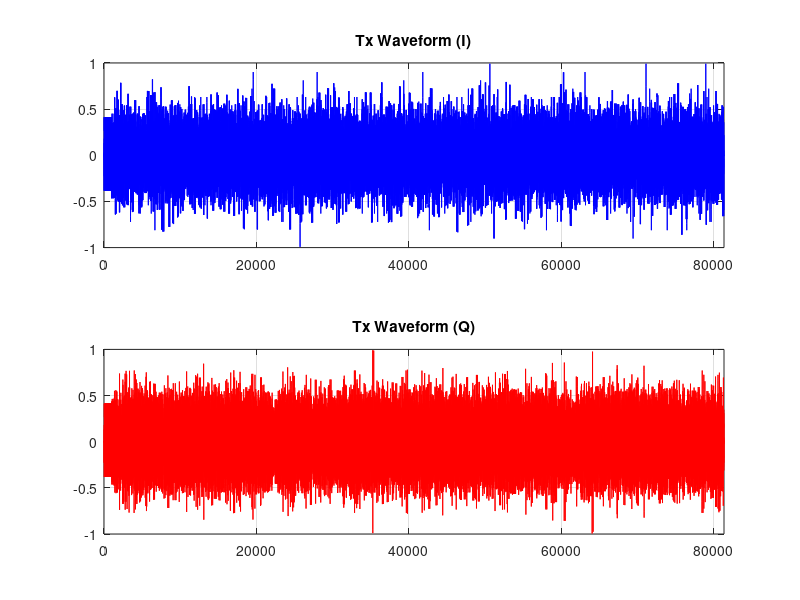
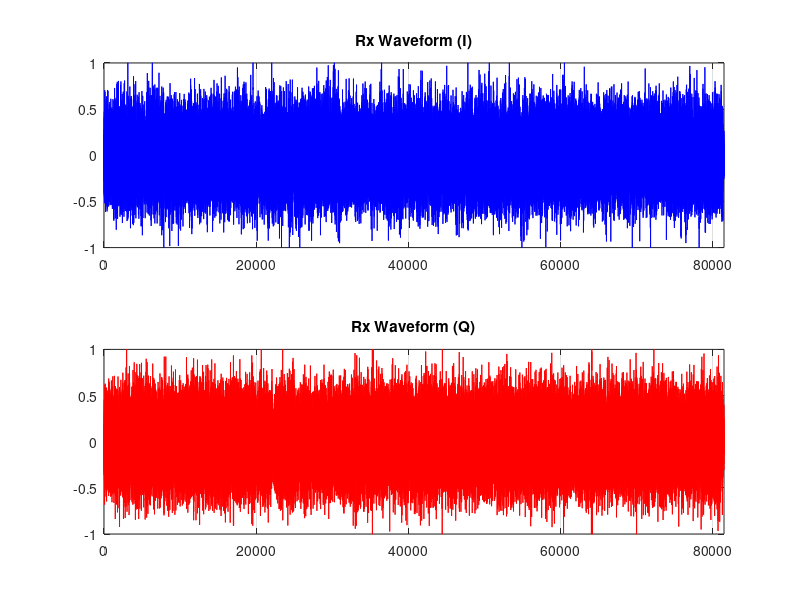
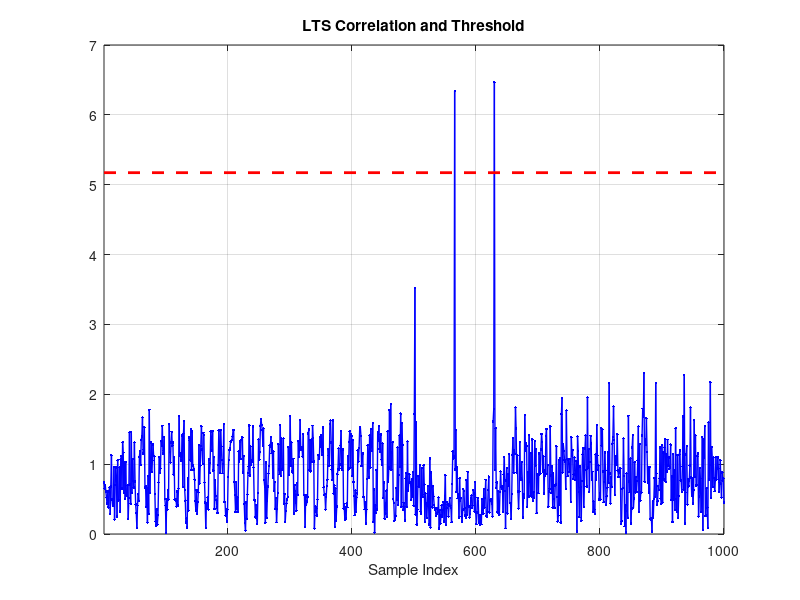
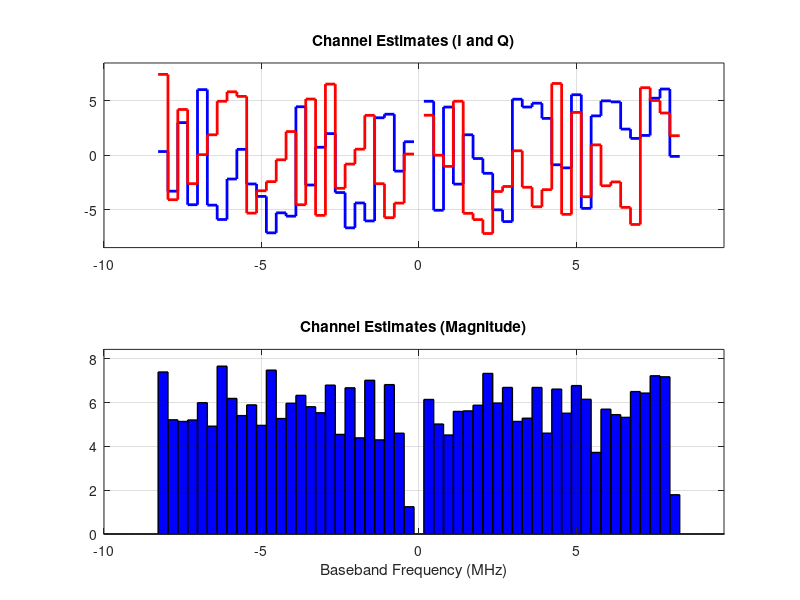

Write MATLAB code to recreate these figures, in order.
%%%%%%%%%%%%%%%%%%%%%%%%%%%%%%%%%%%%%%%%%%%%%%%%%%%%%%%%%%%%%%%%%%%%%%%%%%%
% wl_example_siso_ofdm_txrx.m
% A detailed write-up of this example is available on the wiki:
% http://warpproject.org/trac/wiki/WARPLab/Examples/OFDM
%
% Copyright (c) 2015 Mango Communications - All Rights Reserved
% Distributed under the WARP License (http://warpproject.org/license)
%%%%%%%%%%%%%%%%%%%%%%%%%%%%%%%%%%%%%%%%%%%%%%%%%%%%%%%%%%%%%%%%%%%%%%%%%%%
clear

% Params:
USE_WARPLAB_TXRX        = 0;           % Enable WARPLab-in-the-loop (otherwise sim-only)
WRITE_PNG_FILES         = 0;           % Enable writing plots to PNG
CHANNEL                 = 11;          % Channel to tune Tx and Rx radios

% Waveform params
N_OFDM_SYMS             = 500;         % Number of OFDM symbols
MOD_ORDER               = 2;           % Modulation order (2/4/16/64 = BSPK/QPSK/16-QAM/64-QAM)
TX_SCALE                = 1.0;          % Scale for Tx waveform ([0:1])

% OFDM params
SC_IND_PILOTS           = [8 22 44 58];                           % Pilot subcarrier indices
SC_IND_DATA             = [2:7 9:21 23:27 39:43 45:57 59:64];     % Data subcarrier indices
N_SC                    = 64;                                     % Number of subcarriers
CP_LEN                  = 16;                                     % Cyclic prefix length
N_DATA_SYMS             = N_OFDM_SYMS * length(SC_IND_DATA);      % Number of data symbols (one per data-bearing subcarrier per OFDM symbol)
INTERP_RATE             = 2;                                      % Interpolation rate (must be 2)

% Rx processing params
FFT_OFFSET                    = 4;           % Number of CP samples to use in FFT (on average)
LTS_CORR_THRESH               = 0.8;         % Normalized threshold for LTS correlation
DO_APPLY_CFO_CORRECTION       = 1;           % Enable CFO estimation/correction
DO_APPLY_PHASE_ERR_CORRECTION = 1;           % Enable Residual CFO estimation/correction
DO_APPLY_SFO_CORRECTION       = 1;           % Enable SFO estimation/correction

DECIMATE_RATE                 = INTERP_RATE;

% WARPLab experiment params
USE_AGC                 = true;        % Use the AGC if running on WARP hardware
MAX_TX_LEN              = 2^20;        % Maximum number of samples to use for this experiment
TRIGGER_OFFSET_TOL_NS   = 3000;        % Trigger time offset toleration between Tx and Rx that can be accomodated



if(USE_WARPLAB_TXRX)

    %%%%%%%%%%%%%%%%%%%%%%%%%%%%%%%%%%%%%%%%%%%%%%%%%%%%%%%%%%%%%%%%%%%%%%%%%%%
    % Set up the WARPLab experiment
    %%%%%%%%%%%%%%%%%%%%%%%%%%%%%%%%%%%%%%%%%%%%%%%%%%%%%%%%%%%%%%%%%%%%%%%%%%%

    NUMNODES = 2;

    % Create a vector of node objects
    nodes   = wl_initNodes(NUMNODES);
    node_tx = nodes(1);
    node_rx = nodes(2);

    % Create a UDP broadcast trigger and tell each node to be ready for it
    eth_trig = wl_trigger_eth_udp_broadcast;
    wl_triggerManagerCmd(nodes, 'add_ethernet_trigger', [eth_trig]);

    % Read Trigger IDs into workspace
    trig_in_ids  = wl_getTriggerInputIDs(nodes(1));
    trig_out_ids = wl_getTriggerOutputIDs(nodes(1));

    % For both nodes, we will allow Ethernet to trigger the buffer baseband and the AGC
    wl_triggerManagerCmd(nodes, 'output_config_input_selection', [trig_out_ids.BASEBAND, trig_out_ids.AGC], [trig_in_ids.ETH_A]);

    % Set the trigger output delays.
    nodes.wl_triggerManagerCmd('output_config_delay', [trig_out_ids.BASEBAND], 0);
    nodes.wl_triggerManagerCmd('output_config_delay', [trig_out_ids.AGC], TRIGGER_OFFSET_TOL_NS);

    % Get IDs for the interfaces on the boards. 
    ifc_ids_TX = wl_getInterfaceIDs(node_tx);
    ifc_ids_RX = wl_getInterfaceIDs(node_rx);

    % Set up the TX / RX nodes and RF interfaces
    TX_RF     = ifc_ids_TX.RF_A;
    TX_RF_VEC = ifc_ids_TX.RF_A;
    TX_RF_ALL = ifc_ids_TX.RF_ALL;
    
    RX_RF     = ifc_ids_RX.RF_A;
    RX_RF_VEC = ifc_ids_RX.RF_A;
    RX_RF_ALL = ifc_ids_RX.RF_ALL;

    % Set up the interface for the experiment
    wl_interfaceCmd(node_tx, TX_RF_ALL, 'channel', 2.4, CHANNEL);
    wl_interfaceCmd(node_rx, RX_RF_ALL, 'channel', 2.4, CHANNEL);

    wl_interfaceCmd(node_tx, TX_RF_ALL, 'tx_gains', 3, 30);

    if(USE_AGC)
        wl_interfaceCmd(node_rx, RX_RF_ALL, 'rx_gain_mode', 'automatic');
        wl_basebandCmd(nodes, 'agc_target', -13);
    else
        wl_interfaceCmd(node_rx, RX_RF_ALL, 'rx_gain_mode', 'manual');
        RxGainRF = 2;                  % Rx RF Gain in [1:3]
        RxGainBB = 12;                 % Rx Baseband Gain in [0:31]
        wl_interfaceCmd(node_rx, RX_RF_ALL, 'rx_gains', RxGainRF, RxGainBB);
    end

    % Get parameters from the node
    SAMP_FREQ    = wl_basebandCmd(nodes(1), 'tx_buff_clk_freq');
    Ts           = 1/SAMP_FREQ;

    % We will read the transmitter's maximum I/Q buffer length
    % and assign that value to a temporary variable.
    %
    % NOTE:  We assume that the buffers sizes are the same for all interfaces

    maximum_buffer_len = min(MAX_TX_LEN, wl_basebandCmd(node_tx, TX_RF_VEC, 'tx_buff_max_num_samples'));
    example_mode_string = 'hw';
else
    % Use sane defaults for hardware-dependent params in sim-only version
    maximum_buffer_len = min(MAX_TX_LEN, 2^20);
    SAMP_FREQ           = 40e6;
    example_mode_string = 'sim';
end

%% Define a half-band 2x interpolation filter response
interp_filt2 = zeros(1,43);
interp_filt2([1 3 5 7 9 11 13 15 17 19 21]) = [12 -32 72 -140 252 -422 682 -1086 1778 -3284 10364];
interp_filt2([23 25 27 29 31 33 35 37 39 41 43]) = interp_filt2(fliplr([1 3 5 7 9 11 13 15 17 19 21]));
interp_filt2(22) = 16384;
interp_filt2 = interp_filt2./max(abs(interp_filt2));

% Define the preamble
% Note: The STS symbols in the preamble meet the requirements needed by the
% AGC core at the receiver. Details on the operation of the AGC are
% available on the wiki: http://warpproject.org/trac/wiki/WARPLab/AGC
sts_f = zeros(1,64);
sts_f(1:27) = [0 0 0 0 -1-1i 0 0 0 -1-1i 0 0 0 1+1i 0 0 0 1+1i 0 0 0 1+1i 0 0 0 1+1i 0 0];
sts_f(39:64) = [0 0 1+1i 0 0 0 -1-1i 0 0 0 1+1i 0 0 0 -1-1i 0 0 0 -1-1i 0 0 0 1+1i 0 0 0];
sts_t = ifft(sqrt(13/6).*sts_f, 64);
sts_t = sts_t(1:16);

% LTS for CFO and channel estimation
lts_f = [0 1 -1 -1 1 1 -1 1 -1 1 -1 -1 -1 -1 -1 1 1 -1 -1 1 -1 1 -1 1 1 1 1 0 0 0 0 0 0 0 0 0 0 0 1 1 -1 -1 1 1 -1 1 -1 1 1 1 1 1 1 -1 -1 1 1 -1 1 -1 1 1 1 1];
lts_t = ifft(lts_f, 64);

% Use 30 copies of the 16-sample STS for extra AGC settling margin
preamble = [repmat(sts_t, 1, 30)  lts_t(33:64) lts_t lts_t];

% Sanity check variables that affect the number of Tx samples
num_samps_needed = ceil((TRIGGER_OFFSET_TOL_NS*1e-9) / (1/SAMP_FREQ)) + ...
                    INTERP_RATE*((N_OFDM_SYMS * (N_SC + CP_LEN)) + length(preamble) +  ceil(length(interp_filt2)/2));

                                
if(num_samps_needed > maximum_buffer_len)
    fprintf('Too many OFDM symbols for TX_NUM_SAMPS!\n');
    fprintf('Raise MAX_TX_LEN to %d, or \n', num_samps_needed);
    fprintf('Reduce N_OFDM_SYMS to %d\n', floor(((maximum_buffer_len - ceil((TRIGGER_OFFSET_TOL_NS*1e-9) / (1/SAMP_FREQ)))/INTERP_RATE - (length(preamble) +  ceil(length(interp_filt2)/2)))/(N_SC + CP_LEN)));
    return;
end

%% Generate a payload of random integers
tx_data = randi(MOD_ORDER, 1, N_DATA_SYMS) - 1;

% Functions for data -> complex symbol mapping (like qammod, avoids comm toolbox requirement)
% These anonymous functions implement the modulation mapping from IEEE 802.11-2012 Section 18.3.5.8
modvec_bpsk   =  (1/1)  .* [-1 1];
modvec_16qam  =  (1/sqrt(10)) .* [-3 -1 +3 +1];
modvec_64qam  =  (1/sqrt(43)) .* [-7 -5 -1 -3 +7 +5 +1 +3];

mod_fcn_bpsk  = @(x) complex(modvec_bpsk(1+x),0);
mod_fcn_qpsk  = @(x) complex(modvec_bpsk(1+bitshift(x, -1)), modvec_bpsk(1+mod(x, 2)));
mod_fcn_16qam = @(x) complex(modvec_16qam(1+bitshift(x, -2)), modvec_16qam(1+mod(x,4)));
mod_fcn_64qam = @(x) complex(modvec_64qam(1+bitshift(x, -3)), modvec_64qam(1+mod(x,8)));

% Map the data values on to complex symbols
switch MOD_ORDER
    case 2         % BPSK
        tx_syms = arrayfun(mod_fcn_bpsk, tx_data);
    case 4         % QPSK
        tx_syms = arrayfun(mod_fcn_qpsk, tx_data);
    case 16        % 16-QAM
        tx_syms = arrayfun(mod_fcn_16qam, tx_data);
    case 64        % 64-QAM
        tx_syms = arrayfun(mod_fcn_64qam, tx_data);
    otherwise
        fprintf('Invalid MOD_ORDER (%d)!  Must be in [2, 4, 16, 64]\n', MOD_ORDER);
        return;
end

% Reshape the symbol vector to a matrix with one column per OFDM symbol
tx_syms_mat = reshape(tx_syms, length(SC_IND_DATA), N_OFDM_SYMS);

% Define the pilot tone values as BPSK symbols
pilots = [1 1 -1 1].';

% Repeat the pilots across all OFDM symbols
pilots_mat = repmat(pilots, 1, N_OFDM_SYMS);

%% IFFT

% Construct the IFFT input matrix
ifft_in_mat = zeros(N_SC, N_OFDM_SYMS);

% Insert the data and pilot values; other subcarriers will remain at 0
ifft_in_mat(SC_IND_DATA, :)   = tx_syms_mat;
ifft_in_mat(SC_IND_PILOTS, :) = pilots_mat;

%Perform the IFFT
tx_payload_mat = ifft(ifft_in_mat, N_SC, 1);

% Insert the cyclic prefix
if(CP_LEN > 0)
    tx_cp = tx_payload_mat((end-CP_LEN+1 : end), :);
    tx_payload_mat = [tx_cp; tx_payload_mat];
end

% Reshape to a vector
tx_payload_vec = reshape(tx_payload_mat, 1, numel(tx_payload_mat));

% Construct the full time-domain OFDM waveform
tx_vec = [preamble tx_payload_vec];

% Pad with zeros for transmission to deal with delay through the
% interpolation filter
tx_vec_padded = [tx_vec, zeros(1, ceil(length(interp_filt2)/2))];

%% Interpolate
% Zero pad then filter (same as interp or upfirdn without signal processing toolbox)
if( INTERP_RATE ~= 2)
   fprintf('Error: INTERP_RATE must equal 2\n'); 
   return;
end

tx_vec_2x = zeros(1, 2*numel(tx_vec_padded));
tx_vec_2x(1:2:end) = tx_vec_padded;
tx_vec_air = filter(interp_filt2, 1, tx_vec_2x);


% Scale the Tx vector to +/- 1
tx_vec_air = TX_SCALE .* tx_vec_air ./ max(abs(tx_vec_air));

TX_NUM_SAMPS = length(tx_vec_air);

if(USE_WARPLAB_TXRX)
    wl_basebandCmd(nodes, 'tx_delay', 0);
    wl_basebandCmd(nodes, 'tx_length', TX_NUM_SAMPS);                                                        % Number of samples to send
    wl_basebandCmd(nodes, 'rx_length', TX_NUM_SAMPS + ceil((TRIGGER_OFFSET_TOL_NS*1e-9) / (1/SAMP_FREQ)));   % Number of samples to receive
end


%% WARPLab Tx/Rx
if(USE_WARPLAB_TXRX)
    % Write the Tx waveform to the Tx node
    wl_basebandCmd(node_tx, TX_RF_VEC, 'write_IQ', tx_vec_air(:));

    % Enable the Tx and Rx radios
    wl_interfaceCmd(node_tx, TX_RF, 'tx_en');
    wl_interfaceCmd(node_rx, RX_RF, 'rx_en');

    % Enable the Tx and Rx buffers
    wl_basebandCmd(node_tx, TX_RF, 'tx_buff_en');
    wl_basebandCmd(node_rx, RX_RF, 'rx_buff_en');

    % Trigger the Tx/Rx cycle at both nodes
    eth_trig.send();

    % Retrieve the received waveform from the Rx node
    rx_vec_air = wl_basebandCmd(node_rx, RX_RF_VEC, 'read_IQ', 0, TX_NUM_SAMPS + (ceil((TRIGGER_OFFSET_TOL_NS*1e-9) / (1/SAMP_FREQ))));

    rx_vec_air = rx_vec_air(:).';

    % Disable the Tx/Rx radios and buffers
    wl_basebandCmd(node_tx, TX_RF_ALL, 'tx_rx_buff_dis');
    wl_basebandCmd(node_rx, RX_RF_ALL, 'tx_rx_buff_dis');
    
    wl_interfaceCmd(node_tx, TX_RF_ALL, 'tx_rx_dis');
    wl_interfaceCmd(node_rx, RX_RF_ALL, 'tx_rx_dis');
else
    % Sim-only mode: Apply wireless degradations here for sim (noise, fading, etc)

    % Perfect (ie. Rx=Tx):
    % rx_vec_air = tx_vec_air;

    % AWGN:
    % Willy
    rx_vec_air = [tx_vec_air, zeros(1,ceil((TRIGGER_OFFSET_TOL_NS*1e-9) / (1/SAMP_FREQ)))];
    snr_db = 5;  % 5, 10, 15, 20, 25
    SNR = 10^(snr_db/10);
    Pn = mean(abs(rx_vec_air).^2)./SNR;
    rx_vec_air = rx_vec_air + sqrt(Pn) * complex(randn(1,length(rx_vec_air)), randn(1,length(rx_vec_air))) / sqrt(2);
    %rx_vec_air = rx_vec_air + sqrt(Pn) * complex(randn(1,length(rx_vec_air)), randn(1,length(rx_vec_air)));

    % CFO:
    % rx_vec_air = tx_vec_air .* exp(-1i*2*pi*1e-4*[0:length(tx_vec_air)-1]);
end

%% Decimate
if( INTERP_RATE ~= 2)
   fprintf('Error: INTERP_RATE must equal 2\n'); 
   return;
end

raw_rx_dec = filter(interp_filt2, 1, rx_vec_air);
raw_rx_dec = raw_rx_dec(1:2:end);


%% Correlate for LTS preamble

% Complex cross correlation of Rx waveform with time-domain LTS
lts_corr = abs(conv(conj(fliplr(lts_t)), sign(raw_rx_dec)));

% Skip early and late samples - avoids occasional false positives from pre-AGC samples
lts_corr = lts_corr(32:end-32);

% Find all correlation peaks
lts_peaks = find(lts_corr(1:800) > LTS_CORR_THRESH*max(lts_corr));

% Select best candidate correlation peak as LTS-payload boundary
[LTS1, LTS2] = meshgrid(lts_peaks,lts_peaks);
[lts_second_peak_index,y] = find(LTS2-LTS1 == length(lts_t));

% Stop if no valid correlation peak was found
if(isempty(lts_second_peak_index))
    fprintf('No LTS Correlation Peaks Found!\n');
    return;
end

% Set the sample indices of the payload symbols and preamble
% The "+32" corresponds to the 32-sample cyclic prefix on the preamble LTS
% The "-160" corresponds to the length of the preamble LTS (2.5 copies of 64-sample LTS)
payload_ind = lts_peaks(max(lts_second_peak_index)) + 32;
lts_ind = payload_ind-160;

if(DO_APPLY_CFO_CORRECTION)
    %Extract LTS (not yet CFO corrected)
    rx_lts = raw_rx_dec(lts_ind : lts_ind+159);
    rx_lts1 = rx_lts(-64+-FFT_OFFSET + [97:160]);
    rx_lts2 = rx_lts(-FFT_OFFSET + [97:160]);

    %Calculate coarse CFO est
    rx_cfo_est_lts = mean(unwrap(angle(rx_lts2 .* conj(rx_lts1))));
    rx_cfo_est_lts = rx_cfo_est_lts/(2*pi*64);
else
    rx_cfo_est_lts = 0;
end

% Apply CFO correction to raw Rx waveform
rx_cfo_corr_t = exp(-1i*2*pi*rx_cfo_est_lts*[0:length(raw_rx_dec)-1]);
rx_dec_cfo_corr = raw_rx_dec .* rx_cfo_corr_t;

% Re-extract LTS for channel estimate
rx_lts = rx_dec_cfo_corr(lts_ind : lts_ind+159);
rx_lts1 = rx_lts(-64+-FFT_OFFSET + [97:160]);
rx_lts2 = rx_lts(-FFT_OFFSET + [97:160]);

rx_lts1_f = fft(rx_lts1);
rx_lts2_f = fft(rx_lts2);

% Calculate channel estimate from average of 2 training symbols
rx_H_est = lts_f .* (rx_lts1_f + rx_lts2_f)/2;

%% Rx payload processing

% Extract the payload samples (integral number of OFDM symbols following preamble)
payload_vec = rx_dec_cfo_corr(payload_ind : payload_ind+N_OFDM_SYMS*(N_SC+CP_LEN)-1);
payload_mat = reshape(payload_vec, (N_SC+CP_LEN), N_OFDM_SYMS);

% Remove the cyclic prefix, keeping FFT_OFFSET samples of CP (on average)
payload_mat_noCP = payload_mat(CP_LEN-FFT_OFFSET+[1:N_SC], :);

% Take the FFT
syms_f_mat = fft(payload_mat_noCP, N_SC, 1);

% Equalize (zero-forcing, just divide by complex chan estimates)
syms_eq_mat = syms_f_mat ./ repmat(rx_H_est.', 1, N_OFDM_SYMS);

if DO_APPLY_SFO_CORRECTION
    % SFO manifests as a frequency-dependent phase whose slope increases
    % over time as the Tx and Rx sample streams drift apart from one
    % another. To correct for this effect, we calculate this phase slope at
    % each OFDM symbol using the pilot tones and use this slope to
    % interpolate a phase correction for each data-bearing subcarrier.

	% Extract the pilot tones and "equalize" them by their nominal Tx values
    pilots_f_mat = syms_eq_mat(SC_IND_PILOTS, :);
    pilots_f_mat_comp = pilots_f_mat.*pilots_mat;

	% Calculate the phases of every Rx pilot tone
    pilot_phases = unwrap(angle(fftshift(pilots_f_mat_comp,1)), [], 1);

	% Calculate slope of pilot tone phases vs frequency in each OFDM symbol
    pilot_spacing_mat = repmat(mod(diff(fftshift(SC_IND_PILOTS)),64).', 1, N_OFDM_SYMS);                        
	pilot_slope_mat = mean(diff(pilot_phases) ./ pilot_spacing_mat);

	% Calculate the SFO correction phases for each OFDM symbol
    pilot_phase_sfo_corr = fftshift((-32:31).' * pilot_slope_mat, 1);
    pilot_phase_corr = exp(-1i*(pilot_phase_sfo_corr));

    % Apply the pilot phase correction per symbol
    syms_eq_mat = syms_eq_mat .* pilot_phase_corr;
else
	% Define an empty SFO correction matrix (used by plotting code below)
    pilot_phase_sfo_corr = zeros(N_SC, N_OFDM_SYMS);
end


if DO_APPLY_PHASE_ERR_CORRECTION
    % Extract the pilots and calculate per-symbol phase error
    pilots_f_mat = syms_eq_mat(SC_IND_PILOTS, :);
    pilots_f_mat_comp = pilots_f_mat.*pilots_mat;
    pilot_phase_err = angle(mean(pilots_f_mat_comp));
else
	% Define an empty phase correction vector (used by plotting code below)
    pilot_phase_err = zeros(1, N_OFDM_SYMS);
end
pilot_phase_err_corr = repmat(pilot_phase_err, N_SC, 1);
pilot_phase_corr = exp(-1i*(pilot_phase_err_corr));

% Apply the pilot phase correction per symbol
syms_eq_pc_mat = syms_eq_mat .* pilot_phase_corr;
payload_syms_mat = syms_eq_pc_mat(SC_IND_DATA, :);

%% Demodulate
rx_syms = reshape(payload_syms_mat, 1, N_DATA_SYMS);

demod_fcn_bpsk = @(x) double(real(x)>0);
demod_fcn_qpsk = @(x) double(2*(real(x)>0) + 1*(imag(x)>0));
demod_fcn_16qam = @(x) (8*(real(x)>0)) + (4*(abs(real(x))<0.6325)) + (2*(imag(x)>0)) + (1*(abs(imag(x))<0.6325));
demod_fcn_64qam = @(x) (32*(real(x)>0)) + (16*(abs(real(x))<0.6172)) + (8*((abs(real(x))<(0.9258))&&((abs(real(x))>(0.3086))))) + (4*(imag(x)>0)) + (2*(abs(imag(x))<0.6172)) + (1*((abs(imag(x))<(0.9258))&&((abs(imag(x))>(0.3086)))));

switch(MOD_ORDER)
    case 2         % BPSK
        rx_data = arrayfun(demod_fcn_bpsk, rx_syms);
    case 4         % QPSK
        rx_data = arrayfun(demod_fcn_qpsk, rx_syms);
    case 16        % 16-QAM
        rx_data = arrayfun(demod_fcn_16qam, rx_syms);
    case 64        % 64-QAM
        rx_data = arrayfun(demod_fcn_64qam, rx_syms);
end

%% Plot Results
cf = 0;

% Tx signal
cf = cf + 1;
figure(cf); clf;

subplot(2,1,1);
plot(real(tx_vec_air), 'b');
axis([0 length(tx_vec_air) -TX_SCALE TX_SCALE])
grid on;
title('Tx Waveform (I)');

subplot(2,1,2);
plot(imag(tx_vec_air), 'r');
axis([0 length(tx_vec_air) -TX_SCALE TX_SCALE])
grid on;
title('Tx Waveform (Q)');

if(WRITE_PNG_FILES)
    print(gcf,sprintf('wl_ofdm_plots_%s_txIQ', example_mode_string), '-dpng', '-r96', '-painters')
end

% Rx signal
cf = cf + 1;
figure(cf); clf;
subplot(2,1,1);
plot(real(rx_vec_air), 'b');
axis([0 length(rx_vec_air) -TX_SCALE TX_SCALE])
grid on;
title('Rx Waveform (I)');

subplot(2,1,2);
plot(imag(rx_vec_air), 'r');
axis([0 length(rx_vec_air) -TX_SCALE TX_SCALE])
grid on;
title('Rx Waveform (Q)');

if(WRITE_PNG_FILES)
    print(gcf,sprintf('wl_ofdm_plots_%s_rxIQ', example_mode_string), '-dpng', '-r96', '-painters')
end

% Rx LTS correlation
cf = cf + 1;
figure(cf); clf;
lts_to_plot = lts_corr;
plot(lts_to_plot, '.-b', 'LineWidth', 1);
hold on;
grid on;
line([1 length(lts_to_plot)], LTS_CORR_THRESH*max(lts_to_plot)*[1 1], 'LineStyle', '--', 'Color', 'r', 'LineWidth', 2);
title('LTS Correlation and Threshold')
xlabel('Sample Index')
myAxis = axis();
axis([1, 1000, myAxis(3), myAxis(4)])

if(WRITE_PNG_FILES)
    print(gcf,sprintf('wl_ofdm_plots_%s_ltsCorr', example_mode_string), '-dpng', '-r96', '-painters')
end

% Channel Estimates
cf = cf + 1;

rx_H_est_plot = repmat(complex(NaN,NaN),1,length(rx_H_est));
rx_H_est_plot(SC_IND_DATA) = rx_H_est(SC_IND_DATA);
rx_H_est_plot(SC_IND_PILOTS) = rx_H_est(SC_IND_PILOTS);

x = (20/N_SC) * (-(N_SC/2):(N_SC/2 - 1));

figure(cf); clf;
subplot(2,1,1);
stairs(x - (20/(2*N_SC)), fftshift(real(rx_H_est_plot)), 'b', 'LineWidth', 2);
hold on
stairs(x - (20/(2*N_SC)), fftshift(imag(rx_H_est_plot)), 'r', 'LineWidth', 2);
hold off
axis([min(x) max(x) -1.1*max(abs(rx_H_est_plot)) 1.1*max(abs(rx_H_est_plot))])
grid on;
title('Channel Estimates (I and Q)')

subplot(2,1,2);
bh = bar(x, fftshift(abs(rx_H_est_plot)),1,'LineWidth', 1);
shading flat
set(bh,'FaceColor',[0 0 1])
axis([min(x) max(x) 0 1.1*max(abs(rx_H_est_plot))])
grid on;
title('Channel Estimates (Magnitude)')
xlabel('Baseband Frequency (MHz)')

if(WRITE_PNG_FILES)
    print(gcf,sprintf('wl_ofdm_plots_%s_chanEst', example_mode_string), '-dpng', '-r96', '-painters')
end

%% Pilot phase error estimate
cf = cf + 1;
figure(cf); clf;
subplot(2,1,1)
plot(pilot_phase_err, 'b', 'LineWidth', 2);
title('Phase Error Estimates')
xlabel('OFDM Symbol Index')
ylabel('Radians')
axis([1 N_OFDM_SYMS -3.2 3.2])
grid on

h = colorbar;
set(h,'Visible','off');

subplot(2,1,2)
imagesc(1:N_OFDM_SYMS, (SC_IND_DATA - N_SC/2), fftshift(pilot_phase_sfo_corr,1))
xlabel('OFDM Symbol Index')
ylabel('Subcarrier Index')
title('Phase Correction for SFO')
colorbar
myAxis = caxis();
if(myAxis(2)-myAxis(1) < (pi))
   caxis([-pi/2 pi/2])
end


if(WRITE_PNG_FILES)
    print(gcf,sprintf('wl_ofdm_plots_%s_phaseError', example_mode_string), '-dpng', '-r96', '-painters')
end

%% Symbol constellation
cf = cf + 1;
figure(cf); clf;

plot(payload_syms_mat(:),'ro','MarkerSize',1);
axis square; axis(1.5*[-1 1 -1 1]);
grid on;
hold on;

plot(tx_syms_mat(:),'bo');
title('Tx and Rx Constellations')
legend('Rx','Tx','Location','EastOutside');

if(WRITE_PNG_FILES)
    print(gcf,sprintf('wl_ofdm_plots_%s_constellations', example_mode_string), '-dpng', '-r96', '-painters')
end


% EVM & SNR
cf = cf + 1;
figure(cf); clf;

evm_mat = abs(payload_syms_mat - tx_syms_mat).^2;
aevms = mean(evm_mat(:));
% Willy
snr = 10*log10(mean(abs(tx_syms_mat).^2)/aevms)

%snr = 10*log10(1./aevms);

subplot(2,1,1)
plot(100*evm_mat(:),'o','MarkerSize',1)
axis tight
hold on
plot([1 length(evm_mat(:))], 100*[aevms, aevms],'r','LineWidth',4)
myAxis = axis;
h = text(round(.05*length(evm_mat(:))), 100*aevms+ .1*(myAxis(4)-myAxis(3)), sprintf('Effective SNR: %.1f dB', snr));
set(h,'Color',[1 0 0])
set(h,'FontWeight','bold')
set(h,'FontSize',10)
set(h,'EdgeColor',[1 0 0])
set(h,'BackgroundColor',[1 1 1])
hold off
xlabel('Data Symbol Index')
ylabel('EVM (%)');
legend('Per-Symbol EVM','Average EVM','Location','NorthWest');
title('EVM vs. Data Symbol Index')
grid on

subplot(2,1,2)
imagesc(1:N_OFDM_SYMS, (SC_IND_DATA - N_SC/2), 100*fftshift(evm_mat,1))

grid on
xlabel('OFDM Symbol Index')
ylabel('Subcarrier Index')
title('EVM vs. (Subcarrier & OFDM Symbol)')
h = colorbar;
set(get(h,'title'),'string','EVM (%)');
myAxis = caxis();
if (myAxis(2)-myAxis(1)) < 5
    caxis([myAxis(1), myAxis(1)+5])
end

if(WRITE_PNG_FILES)
    print(gcf,sprintf('wl_ofdm_plots_%s_evm', example_mode_string), '-dpng', '-r96', '-painters')
end

%% Calculate Rx stats

sym_errs = sum(tx_data ~= rx_data);
bit_errs = length(find(dec2bin(bitxor(tx_data, rx_data),8) == '1'));
rx_evm   = sqrt(sum((real(rx_syms) - real(tx_syms)).^2 + (imag(rx_syms) - imag(tx_syms)).^2)/(length(SC_IND_DATA) * N_OFDM_SYMS));

%Willy
BER = bit_errs/(length(SC_IND_DATA)*N_OFDM_SYMS);

fprintf('\nResults:\n');
fprintf('Num Bytes:   %d\n', N_DATA_SYMS * log2(MOD_ORDER) / 8);
fprintf('Sym Errors:  %d (of %d total symbols)\n', sym_errs, N_DATA_SYMS);
fprintf('Bit Errors:  %d (of %d total bits)\n', bit_errs, N_DATA_SYMS * log2(MOD_ORDER));

cfo_est_lts = rx_cfo_est_lts*(SAMP_FREQ/INTERP_RATE);
cfo_est_phaseErr = mean(diff(unwrap(pilot_phase_err)))/(4e-6*2*pi);
cfo_total_ppm = ((cfo_est_lts + cfo_est_phaseErr) /  ((2.412+(.005*(CHANNEL-1)))*1e9)) * 1e6;

fprintf('CFO Est:     %3.2f kHz (%3.2f ppm)\n', (cfo_est_lts + cfo_est_phaseErr)*1e-3, cfo_total_ppm);
fprintf('     LTS CFO Est:                  %3.2f kHz\n', cfo_est_lts*1e-3);
fprintf('     Phase Error Residual CFO Est: %3.2f kHz\n', cfo_est_phaseErr*1e-3);

if DO_APPLY_SFO_CORRECTION
    drift_sec = pilot_slope_mat / (2*pi*312500);
    sfo_est_ppm =  1e6*mean((diff(drift_sec) / 4e-6));
    sfo_est = sfo_est_ppm*20;
    fprintf('SFO Est:     %3.2f Hz (%3.2f ppm)\n', sfo_est, sfo_est_ppm);

end



